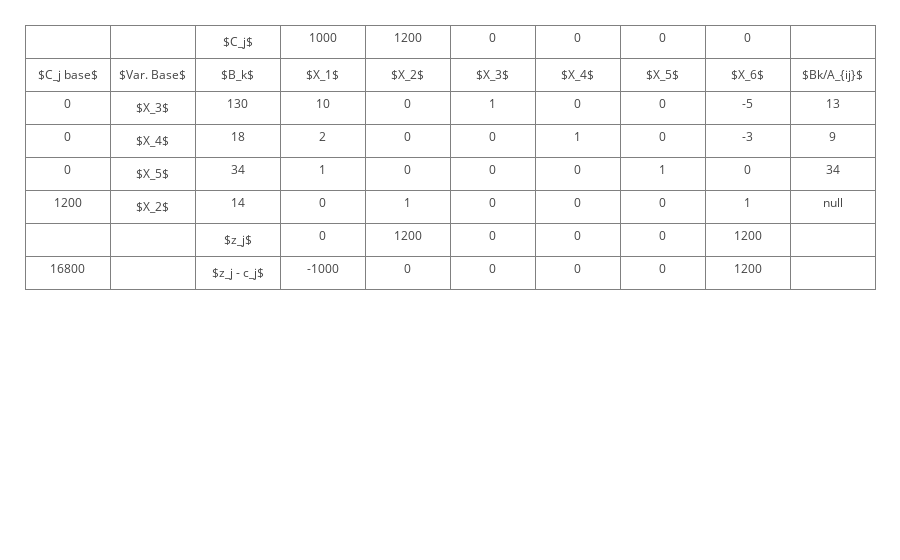
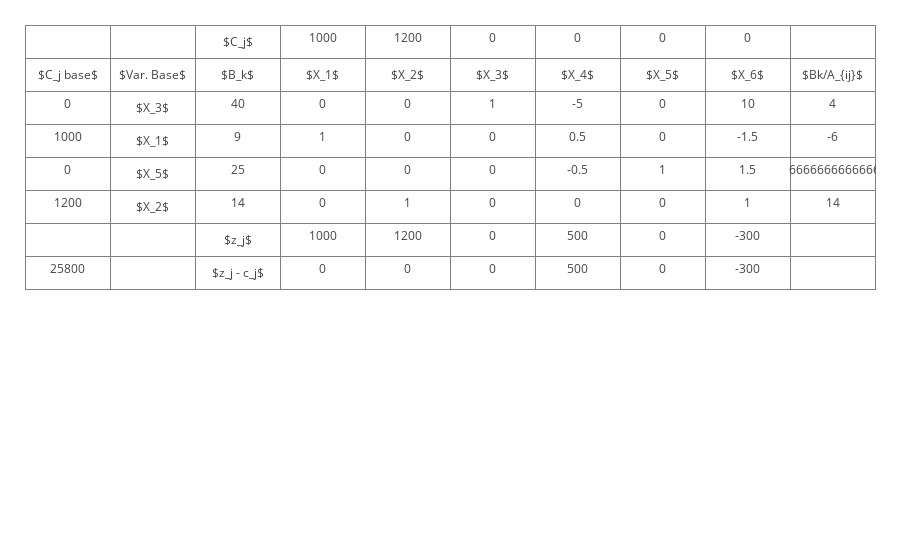
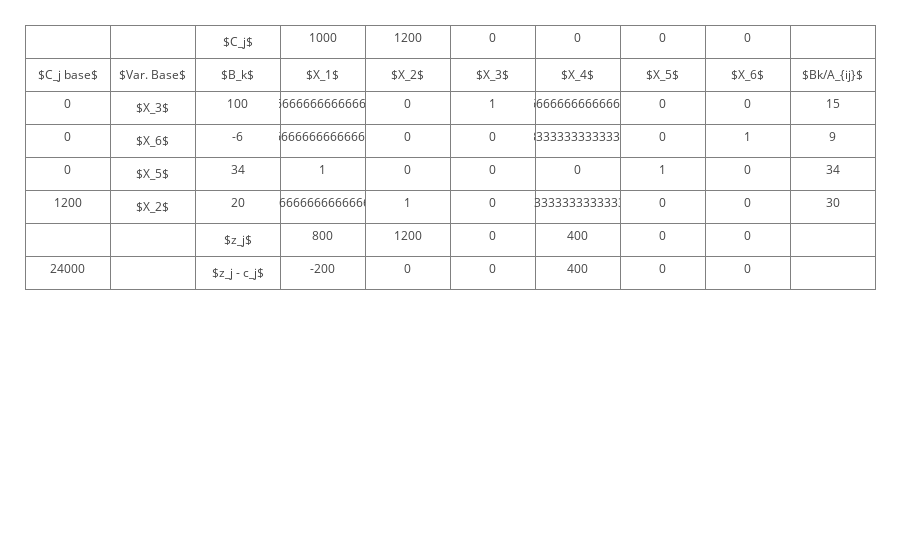
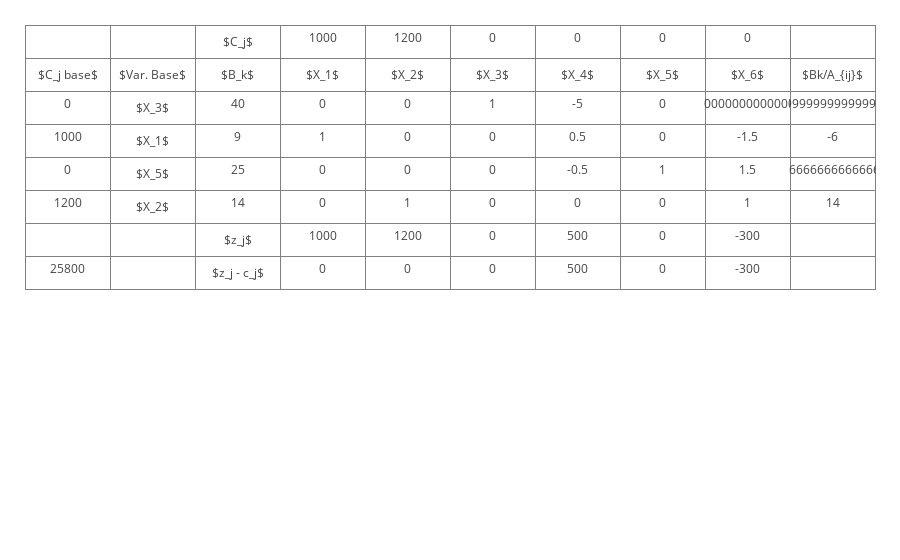

The cell these charts' notebook holds for them, in order:
### Code cell
# Elementos auxiliares
A_2 = np.zeros(A.shape)
b_2 = np.zeros(b.shape)

while any(zj_cj < 0):
    # Nueva base:
    base[min_b] = min_zjcj

    # Fila pivote:
    A_2[min_b, :] = A[min_b, :] / A[min_b, min_zjcj]
    b_2[min_b]    = b[min_b] / A[min_b, min_zjcj]
    

    # Recorrer filas excepto fila pivote:
    range_rows = set(range(0, A.shape[0])) - set([min_b]) 

    # Loop:
    for i in range_rows:
        # Nueva columna bk:
        b_2[i] = b[i] - b[min_b] * A[i, min_zjcj] / A[min_b, min_zjcj]
    
        for j in range(0, A.shape[1]):
            # Nueva matriz Aij:
            A_2[i,j] = A[i,j] - A[min_b, j] * A[i, min_zjcj] / A[min_b, min_zjcj]
            
    # Asignar a elementos principales:
    A = A_2.copy()
    b = b_2.copy()

    # Recalcular zj y zj_cj:
    zj = calcular_zj(c, base, A)
    
    zj_cj = calcular_zj_cj(zj, c)

    min_zjcj = minimo_zj_cj(zj_cj)

    bk_Aij = calcular_bk_Aij(b, A, min_zjcj)
    
    min_b = minimo_bk_Aij(bk_Aij)

    costo_tot = calcular_costo_tot(c, base, b)
    
    # Visualizar_tabla:
    visualizar_tabla(variables, 
                 base, 
                 c.tolist(), 
                 b_2.tolist(),
                 A_2.tolist(),
                 zj.tolist(),
                 zj_cj.tolist(),
                 bk_Aij.tolist(),
                 costo_tot)

### Figure 1 — Plotly figure (JSON) as saved in the notebook; plotly's stock layout.template omitted (floating-point values rounded to 4 significant figures)
{"data": [{"cells": {"values": [["$C_j base$", 0, 0, 0, 1200, "", 16800], ["$Var. Base$", "$X_3$", "$X_4$", "$X_5$", "$X_2$"], ["$B_k$", 130, 18, 34, 14, "$z_j$", "$z_j - c_j$"], ["$X_1$", 10, 2, 1, 0, 0, -1000], ["$X_2$", 0, 0, 0, 1, 1200, 0], ["$X_3$", 1, 0, 0, 0, 0, 0], ["$X_4$", 0, 1, 0, 0, 0, 0], ["$X_5$", 0, 0, 1, 0, 0, 0], ["$X_6$", -5, -3, 0, 1, 1200, 1200], ["$Bk/A_{ij}$", 13, 9, 34, null]]}, "header": {"values": ["", "", "$C_j$", 1000, 1200, 0, 0, 0, 0]}, "type": "table", "uid": "eb9f9fe7-e18d-4816-a2ae-d150eacff930"}], "layout": {"autosize": true, "margin": {"b": 0, "l": 25, "pad": 2, "r": 25, "t": 25}}}

### Figure 2 — Plotly figure (JSON) as saved in the notebook; plotly's stock layout.template omitted (floating-point values rounded to 4 significant figures)
{"data": [{"cells": {"values": [["$C_j base$", 0, 1000, 0, 1200, "", 25800], ["$Var. Base$", "$X_3$", "$X_1$", "$X_5$", "$X_2$"], ["$B_k$", 40, 9, 25, 14, "$z_j$", "$z_j - c_j$"], ["$X_1$", 0, 1, 0, 0, 1000, 0], ["$X_2$", 0, 0, 0, 1, 1200, 0], ["$X_3$", 1, 0, 0, 0, 0, 0], ["$X_4$", -5, 0.5, -0.5, 0, 500, 500], ["$X_5$", 0, 0, 1, 0, 0, 0], ["$X_6$", 10, -1.5, 1.5, 1, -300, -300], ["$Bk/A_{ij}$", 4, -6, 16.67, 14]]}, "header": {"values": ["", "", "$C_j$", 1000, 1200, 0, 0, 0, 0]}, "type": "table", "uid": "efb5df1e-4796-46e3-9792-92874cce60b4"}], "layout": {"autosize": true, "margin": {"b": 0, "l": 25, "pad": 2, "r": 25, "t": 25}}}

### Figure 3 — Plotly figure (JSON) as saved in the notebook; plotly's stock layout.template omitted (floating-point values rounded to 4 significant figures)
{"data": [{"cells": {"values": [["$C_j base$", 0, 0, 0, 1200, "", 24000], ["$Var. Base$", "$X_3$", "$X_6$", "$X_5$", "$X_2$"], ["$B_k$", 100, -6, 34, 20, "$z_j$", "$z_j - c_j$"], ["$X_1$", 6.667, -0.6667, 1, 0.6667, 800, -200], ["$X_2$", 0, 0, 0, 1, 1200, 0], ["$X_3$", 1, 0, 0, 0, 0, 0], ["$X_4$", -1.667, -0.3333, 0, 0.3333, 400, 400], ["$X_5$", 0, 0, 1, 0, 0, 0], ["$X_6$", 0, 1, 0, 0, 0, 0], ["$Bk/A_{ij}$", 15, 9, 34, 30]]}, "header": {"values": ["", "", "$C_j$", 1000, 1200, 0, 0, 0, 0]}, "type": "table", "uid": "e2a6cbdc-f550-4930-8fe9-97a8db900731"}], "layout": {"autosize": true, "margin": {"b": 0, "l": 25, "pad": 2, "r": 25, "t": 25}}}

### Figure 4 — Plotly figure (JSON) as saved in the notebook; plotly's stock layout.template omitted (floating-point values rounded to 4 significant figures)
{"data": [{"cells": {"values": [["$C_j base$", 0, 1000, 0, 1200, "", 25800], ["$Var. Base$", "$X_3$", "$X_1$", "$X_5$", "$X_2$"], ["$B_k$", 40, 9, 25, 14, "$z_j$", "$z_j - c_j$"], ["$X_1$", 0, 1, 0, 0, 1000, 0], ["$X_2$", 0, 0, 0, 1, 1200, 0], ["$X_3$", 1, 0, 0, 0, 0, 0], ["$X_4$", -5, 0.5, -0.5, 0, 500, 500], ["$X_5$", 0, 0, 1, 0, 0, 0], ["$X_6$", 10.0, -1.5, 1.5, 1, -300, -300], ["$Bk/A_{ij}$", 4.0, -6, 16.67, 14]]}, "header": {"values": ["", "", "$C_j$", 1000, 1200, 0, 0, 0, 0]}, "type": "table", "uid": "5a48dedd-d2db-41c3-8235-88eded390ef0"}], "layout": {"autosize": true, "margin": {"b": 0, "l": 25, "pad": 2, "r": 25, "t": 25}}}
